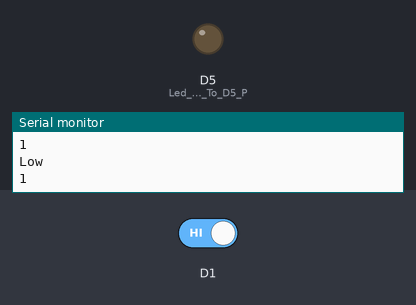
The sketch below on a simulated ESP8266 (NodeMCU). Shown: output pins drawn as LEDs (lit = HIGH), the last lines printed to the serial monitor. The test bench sets the inputs (shaded band); at power-on: D1 HIGH.

Above: at 1.2 s.
1.3 s: D1 driven LOW
At 2.6 s:
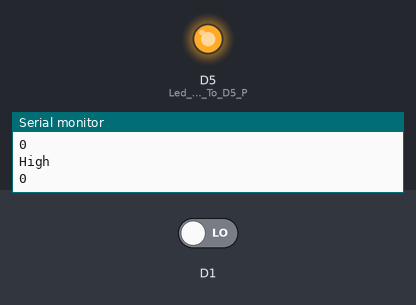
2.9 s: D1 driven HIGH
At 4.0 s:
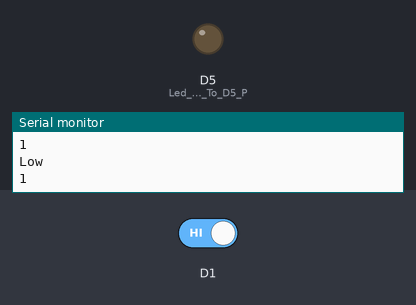
Timing chart, 0 to 5.9 s (numbered marks = the images above; inputs shaded):
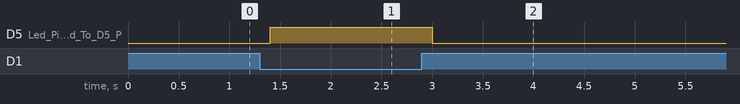

The sketch:

IR_Sensor_ESP8266.ino
```cpp
#define ir_sensor D1
#define LED D5
int val = 0 ;


 void setup()
 {
   Serial.begin(9600); // sensor buart rate
   pinMode(D5,OUTPUT);// Led Pin Connected To D5 Pin
   pinMode(D1,INPUT);
 }
 void loop()
 {
  val = digitalRead(D1); // IR Sensor output pin connected to D1
  Serial.println(val);  // see the value in serial m0nitor in Arduino IDE
  delay(100);      // for timer
  if(val == 0)
  {
   digitalWrite(D5,HIGH); // LED ON
   //Serial.print("value = ");
   Serial.println("High");
  }
  else
  {
   digitalWrite(D5,LOW); // LED OFF
   //Serial.print("value = ");
   Serial.println("Low");
  }
  }
```

Measured:
- after the input at 1.3 s, D5 (Led_Pin_Connected_To_D5_P): LOW → HIGH after 0.10 s
- after the input at 2.9 s, D5 (Led_Pin_Connected_To_D5_P): HIGH → LOW after 0.10 s
